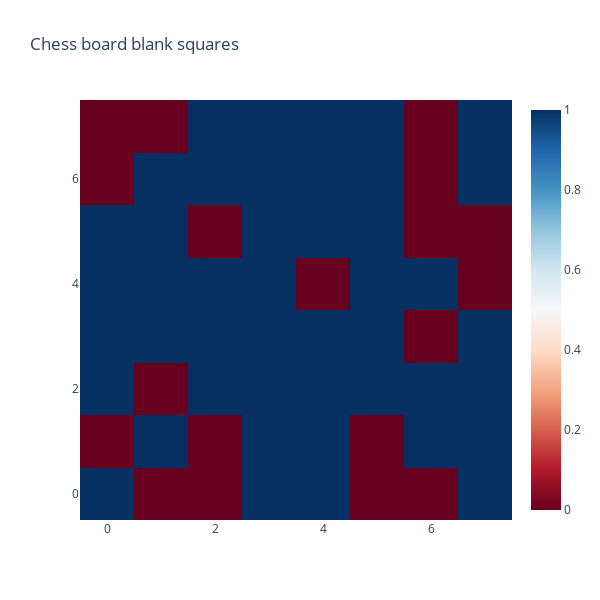
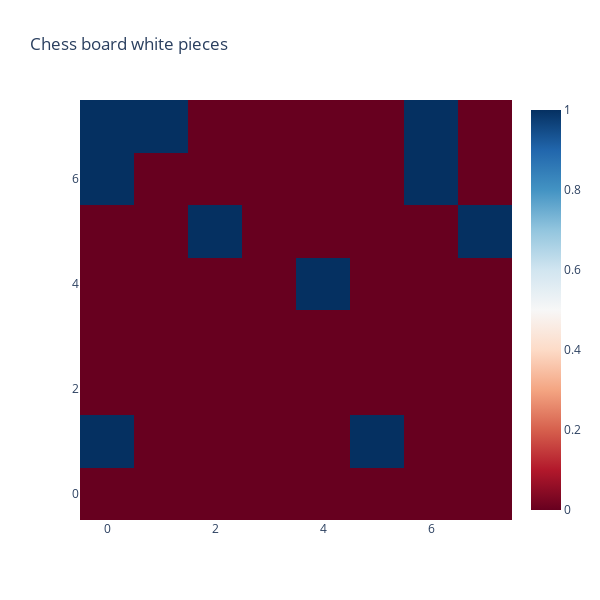
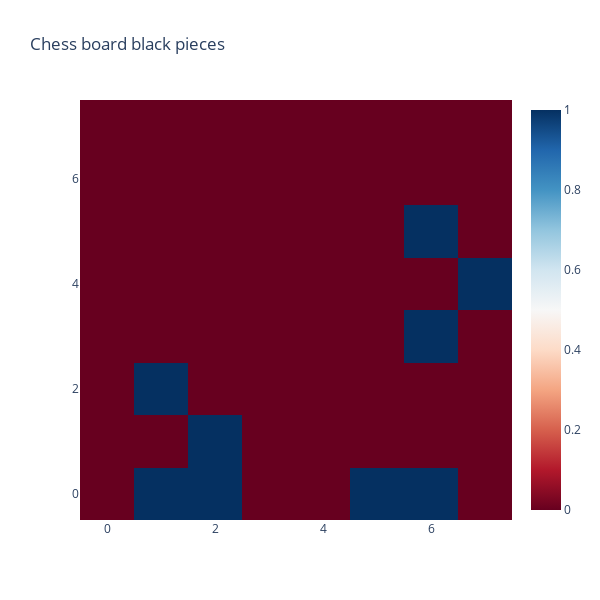
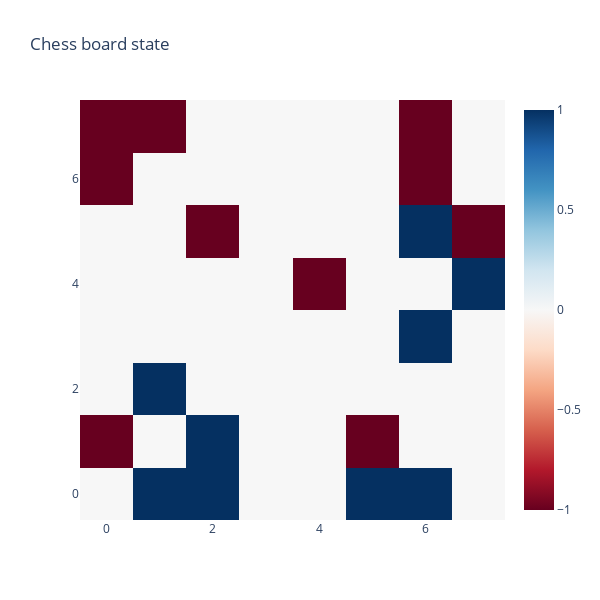

Notebook source saved alongside these figures, in order:
### Code cell
plot_board_state(move_13_state_one_hot[:, :, 0], "Chess board blank squares")
plot_board_state(move_13_state_one_hot[:, :, 1], "Chess board white pieces")
plot_board_state(move_13_state_one_hot[:, :, 2], "Chess board black pieces")
plot_board_state(move_13_state, "Chess board state")

### Figure 1 — Plotly figure (JSON) as saved in the notebook; plotly's stock layout.template omitted (floating-point values rounded to 4 significant figures)
{"data": [{"colorscale": [[0, "rgb(103,0,31)"], [0.1, "rgb(178,24,43)"], [0.2, "rgb(214,96,77)"], [0.3, "rgb(244,165,130)"], [0.4, "rgb(253,219,199)"], [0.5, "rgb(247,247,247)"], [0.6, "rgb(209,229,240)"], [0.7, "rgb(146,197,222)"], [0.8, "rgb(67,147,195)"], [0.9, "rgb(33,102,172)"], [1, "rgb(5,48,97)"]], "type": "heatmap", "z": [[1, 0, 0, 1, 1, 0, 0, 1], [0, 1, 0, 1, 1, 0, 1, 1], [1, 0, 1, 1, 1, 1, 1, 1], [1, 1, 1, 1, 1, 1, 0, 1], [1, 1, 1, 1, 0, 1, 1, 0], [1, 1, 0, 1, 1, 1, 0, 0], [0, 1, 1, 1, 1, 1, 0, 1], [0, 0, 1, 1, 1, 1, 0, 1]]}], "layout": {"autosize": false, "height": 600, "title": {"text": "Chess board blank squares"}, "width": 600, "xaxis": {"nticks": 8, "ticks": ""}, "yaxis": {"nticks": 8, "ticks": ""}}}

### Figure 2 — Plotly figure (JSON) as saved in the notebook; plotly's stock layout.template omitted (floating-point values rounded to 4 significant figures)
{"data": [{"colorscale": [[0, "rgb(103,0,31)"], [0.1, "rgb(178,24,43)"], [0.2, "rgb(214,96,77)"], [0.3, "rgb(244,165,130)"], [0.4, "rgb(253,219,199)"], [0.5, "rgb(247,247,247)"], [0.6, "rgb(209,229,240)"], [0.7, "rgb(146,197,222)"], [0.8, "rgb(67,147,195)"], [0.9, "rgb(33,102,172)"], [1, "rgb(5,48,97)"]], "type": "heatmap", "z": [[0, 0, 0, 0, 0, 0, 0, 0], [1, 0, 0, 0, 0, 1, 0, 0], [0, 0, 0, 0, 0, 0, 0, 0], [0, 0, 0, 0, 0, 0, 0, 0], [0, 0, 0, 0, 1, 0, 0, 0], [0, 0, 1, 0, 0, 0, 0, 1], [1, 0, 0, 0, 0, 0, 1, 0], [1, 1, 0, 0, 0, 0, 1, 0]]}], "layout": {"autosize": false, "height": 600, "title": {"text": "Chess board white pieces"}, "width": 600, "xaxis": {"nticks": 8, "ticks": ""}, "yaxis": {"nticks": 8, "ticks": ""}}}

### Figure 3 — Plotly figure (JSON) as saved in the notebook; plotly's stock layout.template omitted (floating-point values rounded to 4 significant figures)
{"data": [{"colorscale": [[0, "rgb(103,0,31)"], [0.1, "rgb(178,24,43)"], [0.2, "rgb(214,96,77)"], [0.3, "rgb(244,165,130)"], [0.4, "rgb(253,219,199)"], [0.5, "rgb(247,247,247)"], [0.6, "rgb(209,229,240)"], [0.7, "rgb(146,197,222)"], [0.8, "rgb(67,147,195)"], [0.9, "rgb(33,102,172)"], [1, "rgb(5,48,97)"]], "type": "heatmap", "z": [[0, 1, 1, 0, 0, 1, 1, 0], [0, 0, 1, 0, 0, 0, 0, 0], [0, 1, 0, 0, 0, 0, 0, 0], [0, 0, 0, 0, 0, 0, 1, 0], [0, 0, 0, 0, 0, 0, 0, 1], [0, 0, 0, 0, 0, 0, 1, 0], [0, 0, 0, 0, 0, 0, 0, 0], [0, 0, 0, 0, 0, 0, 0, 0]]}], "layout": {"autosize": false, "height": 600, "title": {"text": "Chess board black pieces"}, "width": 600, "xaxis": {"nticks": 8, "ticks": ""}, "yaxis": {"nticks": 8, "ticks": ""}}}

### Figure 4 — Plotly figure (JSON) as saved in the notebook; plotly's stock layout.template omitted (floating-point values rounded to 4 significant figures)
{"data": [{"colorscale": [[0, "rgb(103,0,31)"], [0.1, "rgb(178,24,43)"], [0.2, "rgb(214,96,77)"], [0.3, "rgb(244,165,130)"], [0.4, "rgb(253,219,199)"], [0.5, "rgb(247,247,247)"], [0.6, "rgb(209,229,240)"], [0.7, "rgb(146,197,222)"], [0.8, "rgb(67,147,195)"], [0.9, "rgb(33,102,172)"], [1, "rgb(5,48,97)"]], "type": "heatmap", "z": [[0, 1, 1, 0, 0, 1, 1, 0], [-1, 0, 1, 0, 0, -1, 0, 0], [0, 1, 0, 0, 0, 0, 0, 0], [0, 0, 0, 0, 0, 0, 1, 0], [0, 0, 0, 0, -1, 0, 0, 1], [0, 0, -1, 0, 0, 0, 1, -1], [-1, 0, 0, 0, 0, 0, -1, 0], [-1, -1, 0, 0, 0, 0, -1, 0]]}], "layout": {"autosize": false, "height": 600, "title": {"text": "Chess board state"}, "width": 600, "xaxis": {"nticks": 8, "ticks": ""}, "yaxis": {"nticks": 8, "ticks": ""}}}
